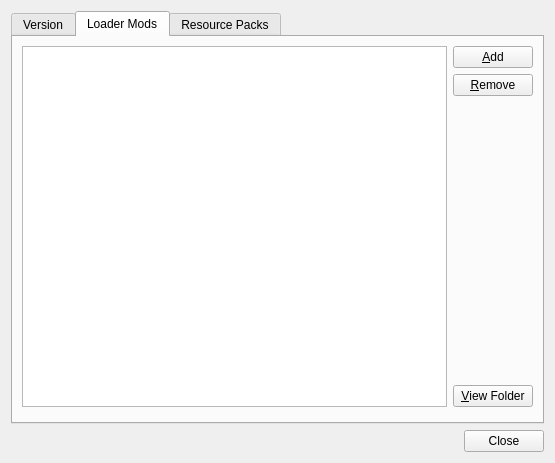
<?xml version="1.0" encoding="UTF-8"?>
<ui version="4.0">
 <class>OneSixModEditDialog</class>
 <widget class="QDialog" name="OneSixModEditDialog">
  <property name="geometry">
   <rect>
    <x>0</x>
    <y>0</y>
    <width>555</width>
    <height>463</height>
   </rect>
  </property>
  <property name="windowTitle">
   <string>Manage Mods</string>
  </property>
  <layout class="QGridLayout" name="gridLayout">
   <item row="0" column="0">
    <widget class="QTabWidget" name="tabWidget">
     <property name="enabled">
      <bool>true</bool>
     </property>
     <property name="minimumSize">
      <size>
       <width>0</width>
       <height>0</height>
      </size>
     </property>
     <property name="currentIndex">
      <number>1</number>
     </property>
     <widget class="QWidget" name="libTab">
      <attribute name="title">
       <string>Version</string>
      </attribute>
      <layout class="QHBoxLayout" name="horizontalLayout">
       <item>
        <layout class="QVBoxLayout" name="verticalLayout_10">
         <item>
          <widget class="ModListView" name="libraryTreeView">
           <property name="verticalScrollBarPolicy">
            <enum>Qt::ScrollBarAlwaysOn</enum>
           </property>
           <property name="horizontalScrollBarPolicy">
            <enum>Qt::ScrollBarAlwaysOff</enum>
           </property>
          </widget>
         </item>
         <item>
          <layout class="QHBoxLayout" name="horizontalLayout_7">
           <item>
            <widget class="QLabel" name="label">
             <property name="text">
              <string>Main Class:</string>
             </property>
            </widget>
           </item>
           <item>
            <widget class="QLineEdit" name="mainClassEdit">
             <property name="enabled">
              <bool>false</bool>
             </property>
            </widget>
           </item>
          </layout>
         </item>
        </layout>
       </item>
       <item>
        <layout class="QVBoxLayout" name="verticalLayout_4">
         <item>
          <widget class="QPushButton" name="forgeBtn">
           <property name="toolTip">
            <string>Replace any current custom version with Minecraft Forge</string>
           </property>
           <property name="text">
            <string>Install Forge</string>
           </property>
          </widget>
         </item>
         <item>
          <widget class="QPushButton" name="liteloaderBtn">
           <property name="text">
            <string>Install LiteLoader</string>
           </property>
          </widget>
         </item>
         <item>
          <widget class="Line" name="line">
           <property name="frameShadow">
            <enum>QFrame::Sunken</enum>
           </property>
           <property name="orientation">
            <enum>Qt::Horizontal</enum>
           </property>
          </widget>
         </item>
         <item>
          <widget class="QPushButton" name="addLibraryBtn">
           <property name="enabled">
            <bool>false</bool>
           </property>
           <property name="toolTip">
            <string>Add new libraries</string>
           </property>
           <property name="text">
            <string>&amp;Add</string>
           </property>
          </widget>
         </item>
         <item>
          <widget class="QPushButton" name="removeLibraryBtn">
           <property name="enabled">
            <bool>false</bool>
           </property>
           <property name="toolTip">
            <string>Remove selected libraries</string>
           </property>
           <property name="text">
            <string>&amp;Remove</string>
           </property>
          </widget>
         </item>
         <item>
          <widget class="Line" name="line_2">
           <property name="orientation">
            <enum>Qt::Horizontal</enum>
           </property>
          </widget>
         </item>
         <item>
          <widget class="QPushButton" name="customEditorBtn">
           <property name="text">
            <string>Open custom.json</string>
           </property>
          </widget>
         </item>
         <item>
          <spacer name="verticalSpacer_7">
           <property name="orientation">
            <enum>Qt::Vertical</enum>
           </property>
           <property name="sizeHint" stdset="0">
            <size>
             <width>20</width>
             <height>40</height>
            </size>
           </property>
          </spacer>
         </item>
        </layout>
       </item>
      </layout>
     </widget>
     <widget class="QWidget" name="modTab">
      <attribute name="title">
       <string>Loader Mods</string>
      </attribute>
      <layout class="QVBoxLayout" name="verticalLayout_6">
       <item>
        <layout class="QHBoxLayout" name="horizontalLayout_2">
         <item>
          <layout class="QVBoxLayout" name="verticalLayout">
           <item>
            <widget class="ModListView" name="loaderModTreeView">
             <property name="sizePolicy">
              <sizepolicy hsizetype="Expanding" vsizetype="Expanding">
               <horstretch>0</horstretch>
               <verstretch>0</verstretch>
              </sizepolicy>
             </property>
             <property name="acceptDrops">
              <bool>true</bool>
             </property>
             <property name="dragDropMode">
              <enum>QAbstractItemView::DropOnly</enum>
             </property>
            </widget>
           </item>
          </layout>
         </item>
         <item>
          <layout class="QVBoxLayout" name="verticalLayout_2">
           <item>
            <widget class="QPushButton" name="addModBtn">
             <property name="text">
              <string>&amp;Add</string>
             </property>
            </widget>
           </item>
           <item>
            <widget class="QPushButton" name="rmModBtn">
             <property name="text">
              <string>&amp;Remove</string>
             </property>
            </widget>
           </item>
           <item>
            <spacer name="verticalSpacer">
             <property name="orientation">
              <enum>Qt::Vertical</enum>
             </property>
             <property name="sizeHint" stdset="0">
              <size>
               <width>20</width>
               <height>40</height>
              </size>
             </property>
            </spacer>
           </item>
           <item>
            <widget class="QPushButton" name="viewModBtn">
             <property name="text">
              <string>&amp;View Folder</string>
             </property>
            </widget>
           </item>
          </layout>
         </item>
        </layout>
       </item>
       <item>
        <widget class="MCModInfoFrame" name="frame">
         <property name="sizePolicy">
          <sizepolicy hsizetype="Preferred" vsizetype="Minimum">
           <horstretch>0</horstretch>
           <verstretch>0</verstretch>
          </sizepolicy>
         </property>
        </widget>
       </item>
      </layout>
     </widget>
     <widget class="QWidget" name="resPackTab">
      <attribute name="title">
       <string>Resource Packs</string>
      </attribute>
      <layout class="QHBoxLayout" name="horizontalLayout_3">
       <item>
        <widget class="ModListView" name="resPackTreeView">
         <property name="acceptDrops">
          <bool>true</bool>
         </property>
         <property name="dragDropMode">
          <enum>QAbstractItemView::DropOnly</enum>
         </property>
        </widget>
       </item>
       <item>
        <layout class="QVBoxLayout" name="verticalLayout_3">
         <item>
          <widget class="QPushButton" name="addResPackBtn">
           <property name="text">
            <string>&amp;Add</string>
           </property>
          </widget>
         </item>
         <item>
          <widget class="QPushButton" name="rmResPackBtn">
           <property name="text">
            <string>&amp;Remove</string>
           </property>
          </widget>
         </item>
         <item>
          <spacer name="verticalSpacer_2">
           <property name="orientation">
            <enum>Qt::Vertical</enum>
           </property>
           <property name="sizeHint" stdset="0">
            <size>
             <width>20</width>
             <height>40</height>
            </size>
           </property>
          </spacer>
         </item>
         <item>
          <widget class="QPushButton" name="viewResPackBtn">
           <property name="text">
            <string>&amp;View Folder</string>
           </property>
          </widget>
         </item>
        </layout>
       </item>
      </layout>
     </widget>
    </widget>
   </item>
   <item row="1" column="0">
    <widget class="QDialogButtonBox" name="buttonBox">
     <property name="autoFillBackground">
      <bool>false</bool>
     </property>
     <property name="standardButtons">
      <set>QDialogButtonBox::Close</set>
     </property>
    </widget>
   </item>
  </layout>
 </widget>
 <customwidgets>
  <customwidget>
   <class>ModListView</class>
   <extends>QTreeView</extends>
   <header>gui/widgets/ModListView.h</header>
  </customwidget>
  <customwidget>
   <class>MCModInfoFrame</class>
   <extends>QFrame</extends>
   <header>gui/widgets/MCModInfoFrame.h</header>
   <container>1</container>
  </customwidget>
 </customwidgets>
 <resources/>
 <connections/>
</ui>
